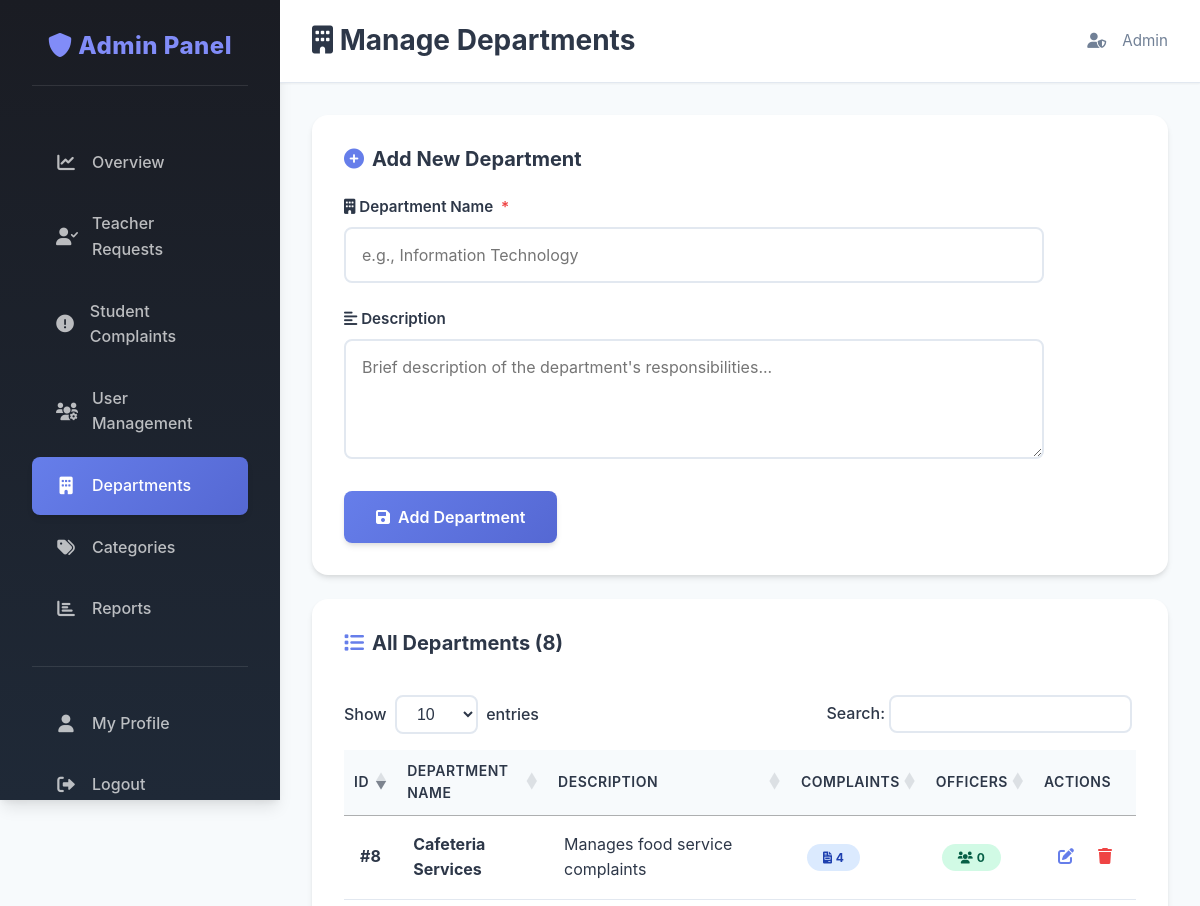
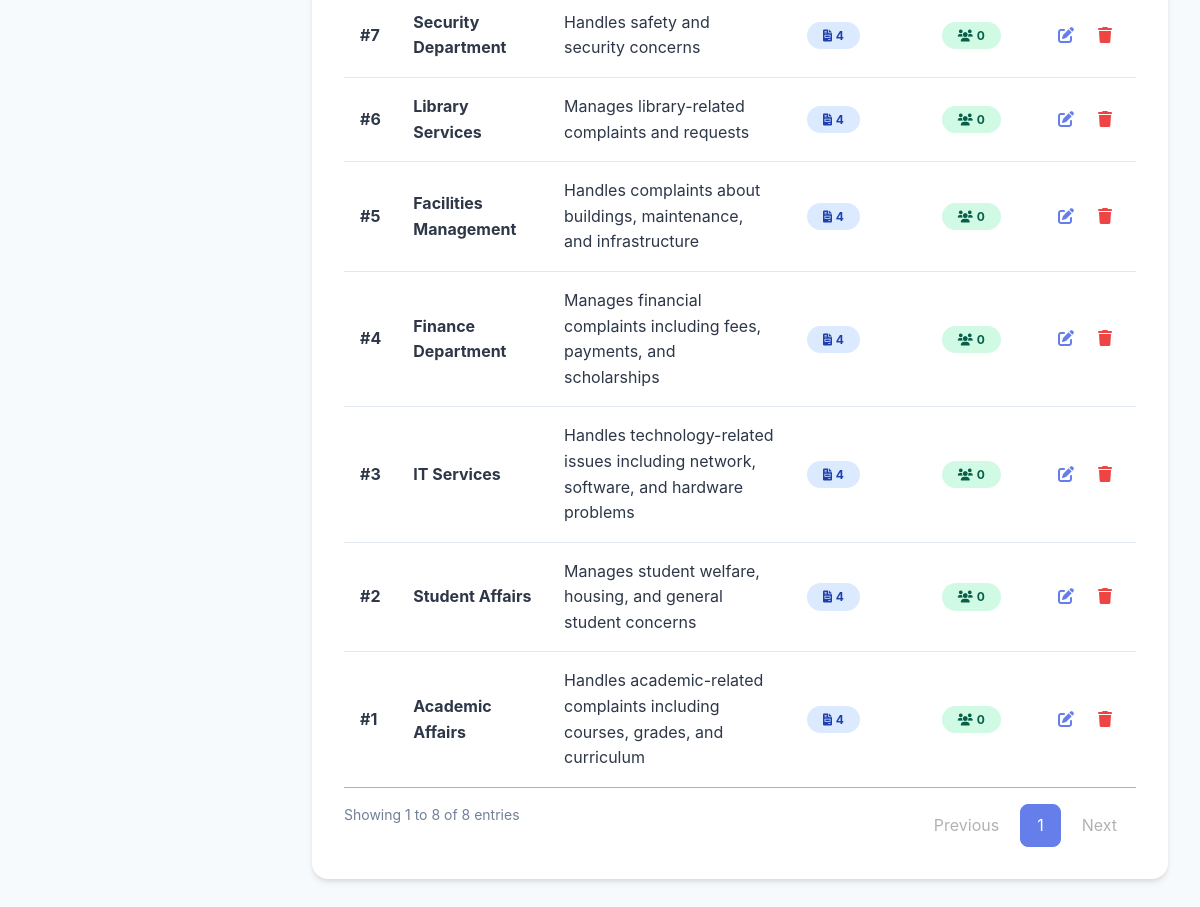
/manage_departments.php (signed in), run on the app's committed database (2 pictures, top to bottom).
### tables this page shows
CREATE TABLE `departments` (
  `department_id` int(11) NOT NULL AUTO_INCREMENT,
  `department_name` varchar(100) NOT NULL,
  `description` text DEFAULT NULL,
  `created_at` timestamp NOT NULL DEFAULT current_timestamp(),
  PRIMARY KEY (`department_id`),
  UNIQUE KEY `department_name` (`department_name`)
);

### manage_departments.php (the view, shortened to what this page needs)
<?php
require 'connect.php';
$editing = null;
$departments = $conn->query("SELECT d.*,
    (SELECT COUNT(*) FROM complaints WHERE department_id = d.department_id) as complaint_count,
    (SELECT COUNT(*) FROM users WHERE department_id = d.department_id AND role = 'department_officer') as officer_count
    FROM departments d
    ORDER BY d.department_name")->fetch_all(MYSQLI_ASSOC);
?>
<!DOCTYPE html>
<html lang="en">
<head>
    <link rel="stylesheet" href="assets/css/theme.css">
    <link rel="stylesheet" href="https://cdnjs.cloudflare.com/ajax/libs/font-awesome/6.0.0/css/all.min.css">
</head>
<body>
<div class="dashboard-container">
    <aside class="sidebar">
        <div class="sidebar-header"><h3><i class="fas fa-shield-alt"></i> Admin Panel</h3></div>
        <nav class="sidebar-nav">
            <a href="admin_dashboard.php"><i class="fas fa-chart-line"></i> Overview</a>
            <a href="teacher_approval.php"><i class="fas fa-user-check"></i> Teacher Requests</a>
            <a href="students_complaints.php"><i class="fas fa-exclamation-circle"></i> Student Complaints</a>
            <a href="users_management.php"><i class="fas fa-users-cog"></i> User Management</a>
            <a href="manage_departments.php" class="active"><i class="fas fa-building"></i> Departments</a>
            <a href="manage_categories.php"><i class="fas fa-tags"></i> Categories</a>
            <a href="reports.php"><i class="fas fa-chart-bar"></i> Reports</a>
            <div class="nav-divider"></div>
            <a href="profile.php"><i class="fas fa-user"></i> My Profile</a>
            <a href="logout.php"><i class="fas fa-sign-out-alt"></i> Logout</a>
        </nav>
    </aside>
    <main class="main-content">
        <header class="top-bar">
            <h1><i class="fas fa-building"></i> Manage Departments</h1>
            <div class="admin-profile">
                <i class="fas fa-user-shield"></i>
                <span><?php echo htmlspecialchars($_SESSION['username']); ?></span>
            </div>
        </header>
        <section class="content-wrapper">
            <div class="card">
                <h3><i class="fas <?php echo $editing ? 'fa-edit' : 'fa-plus-circle'; ?>"></i> <?php echo $editing ? 'Edit Department' : 'Add New Department'; ?></h3>
                <form method="post" style="max-width: 700px;">
                    <div class="form-group">
                        <label for="department_name"><i class="fas fa-building"></i> Department Name <span class="required">*</span></label>
                        <input type="text" id="department_name" name="department_name" value="<?php echo $editing ? htmlspecialchars($editing['department_name']) : ''; ?>" required placeholder="e.g., Information Technology">
                    </div>
                    <div class="form-group">
                        <label for="description"><i class="fas fa-align-left"></i> Description</label>
                        <textarea id="description" name="description" rows="4" placeholder="Brief description of the department's responsibilities..."><?php echo $editing ? htmlspecialchars($editing['description'] ?? '') : ''; ?></textarea>
                    </div>
                    <div style="display: flex; gap: var(--spacing-md);">
                        <button type="submit" name="<?php echo $editing ? 'update_department' : 'add_department'; ?>" class="btn-submit" style="width: auto; padding: var(--spacing-md) var(--spacing-xl);">
                            <i class="fas fa-save"></i> <?php echo $editing ? 'Update Department' : 'Add Department'; ?>
                        </button>
                    </div>
                </form>
            </div>
            <div class="card">
                <h3><i class="fas fa-list"></i> All Departments (<?php echo count($departments); ?>)</h3>
                <div class="table-responsive">
                    <table class="datatable datatable-desc">
                        <thead>
                            <tr>
                                <th>ID</th>
                                <th>Department Name</th>
                                <th>Description</th>
                                <th>Complaints</th>
                                <th>Officers</th>
                                <th data-orderable="false">Actions</th>
                            </tr>
                        </thead>
                        <tbody>
                            <?php if ($departments): foreach ($departments as $dept): ?>
                                <tr>
                                    <td><strong>#<?php echo $dept['department_id']; ?></strong></td>
                                    <td><strong><?php echo htmlspecialchars($dept['department_name']); ?></strong></td>
                                    <td><?php echo htmlspecialchars($dept['description'] ?? 'No description'); ?></td>
                                    <td>
                                        <span class="badge" style="background: var(--info-light); color: #1e40af;">
                                            <i class="fas fa-file-invoice"></i> <?php echo $dept['complaint_count']; ?>
                                        </span>
                                    </td>
                                    <td>
                                        <span class="badge" style="background: var(--success-light); color: #065f46;">
                                            <i class="fas fa-users"></i> <?php echo $dept['officer_count']; ?>
                                        </span>
                                    </td>
                                    <td>
                                        <div style="display: flex; gap: var(--spacing-sm);">
                                            <a href="?edit=<?php echo $dept['department_id']; ?>" class="btn-view" title="Edit Department">
                                                <i class="fas fa-edit"></i>
                                            </a>
                                            <a href="?delete=<?php echo $dept['department_id']; ?>" class="btn-delete" onclick="return confirm('Delete this department? This will fail if it has assigned complaints or officers.')" title="Delete Department">
                                                <i class="fas fa-trash"></i>
                                            </a>
                                        </div>
                                    </td>
                                </tr>
                            <?php endforeach; endif; ?>
                        </tbody>
                    </table>
                </div>
            </div>
        </section>
    </main>
</div>
<?php require_once 'includes/datatables.inc.php'; ?>
</body>
</html>

### assets/css/datatables-theme.css (style rules this page uses)
table.dataTable thead th { border-bottom: 2px solid var(--border, #e2e8f0); padding: var(--spacing-md, 1rem); font-weight: 600; color: var(--text-primary, #2d3748); }
table.dataTable tbody td { padding: var(--spacing-md, 1rem); vertical-align: middle; }
table.dataTable thead .sorting:before, table.dataTable thead .sorting_asc:before, table.dataTable thead .sorting_desc:before, table.dataTable thead .sorting_asc_disabled:before, table.dataTable thead .sorting_desc_disabled:before { right: 0.5em; }
.table-responsive { overflow-x: auto; }

### data on the page
departments: department_id "1", department_name "Academic Affairs", description "Handles academic-related complaints including courses, grades, and curriculum", complaint_count "4", officer_count "0"
departments: department_id "8", department_name "Cafeteria Services", description "Manages food service complaints", complaint_count "4", officer_count "0"
departments: department_id "5", department_name "Facilities Management", description "Handles complaints about buildings, maintenance, and infrastructure", complaint_count "4", officer_count "0"
departments: department_id "4", department_name "Finance Department", description "Manages financial complaints including fees, payments, and scholarships", complaint_count "4", officer_count "0"
departments: department_id "3", department_name "IT Services", description "Handles technology-related issues including network, software, and hardware problems", complaint_count "4", officer_count "0"
departments: department_id "6", department_name "Library Services", description "Manages library-related complaints and requests", complaint_count "4", officer_count "0"
departments: department_id "7", department_name "Security Department", description "Handles safety and security concerns", complaint_count "4", officer_count "0"
departments: department_id "2", department_name "Student Affairs", description "Manages student welfare, housing, and general student concerns", complaint_count "4", officer_count "0"

### other printed values
$_SESSION['username'] "Admin"
count($departments) "8"
